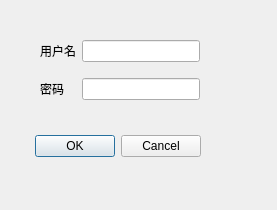
<?xml version="1.0" encoding="UTF-8"?>
<ui version="4.0">
 <class>Dialog</class>
 <widget class="QDialog" name="Dialog">
  <property name="geometry">
   <rect>
    <x>0</x>
    <y>0</y>
    <width>277</width>
    <height>210</height>
   </rect>
  </property>
  <property name="windowTitle">
   <string>Dialog</string>
  </property>
  <widget class="QDialogButtonBox" name="buttonBox">
   <property name="geometry">
    <rect>
     <x>-140</x>
     <y>130</y>
     <width>341</width>
     <height>32</height>
    </rect>
   </property>
   <property name="orientation">
    <enum>Qt::Horizontal</enum>
   </property>
   <property name="standardButtons">
    <set>QDialogButtonBox::Cancel|QDialogButtonBox::Ok</set>
   </property>
  </widget>
  <widget class="QWidget" name="gridLayoutWidget">
   <property name="geometry">
    <rect>
     <x>40</x>
     <y>30</y>
     <width>160</width>
     <height>80</height>
    </rect>
   </property>
   <layout class="QGridLayout" name="gridLayout">
    <item row="0" column="0">
     <widget class="QLabel" name="username">
      <property name="text">
       <string>用户名</string>
      </property>
     </widget>
    </item>
    <item row="1" column="0">
     <widget class="QLabel" name="userpw">
      <property name="text">
       <string>密码</string>
      </property>
     </widget>
    </item>
    <item row="0" column="1">
     <widget class="QLineEdit" name="lineEdit"/>
    </item>
    <item row="1" column="1">
     <widget class="QLineEdit" name="lineEdit_2"/>
    </item>
   </layout>
  </widget>
 </widget>
 <resources/>
 <connections>
  <connection>
   <sender>buttonBox</sender>
   <signal>accepted()</signal>
   <receiver>Dialog</receiver>
   <slot>accept()</slot>
   <hints>
    <hint type="sourcelabel">
     <x>248</x>
     <y>254</y>
    </hint>
    <hint type="destinationlabel">
     <x>157</x>
     <y>274</y>
    </hint>
   </hints>
  </connection>
  <connection>
   <sender>buttonBox</sender>
   <signal>rejected()</signal>
   <receiver>Dialog</receiver>
   <slot>reject()</slot>
   <hints>
    <hint type="sourcelabel">
     <x>316</x>
     <y>260</y>
    </hint>
    <hint type="destinationlabel">
     <x>286</x>
     <y>274</y>
    </hint>
   </hints>
  </connection>
 </connections>
</ui>
